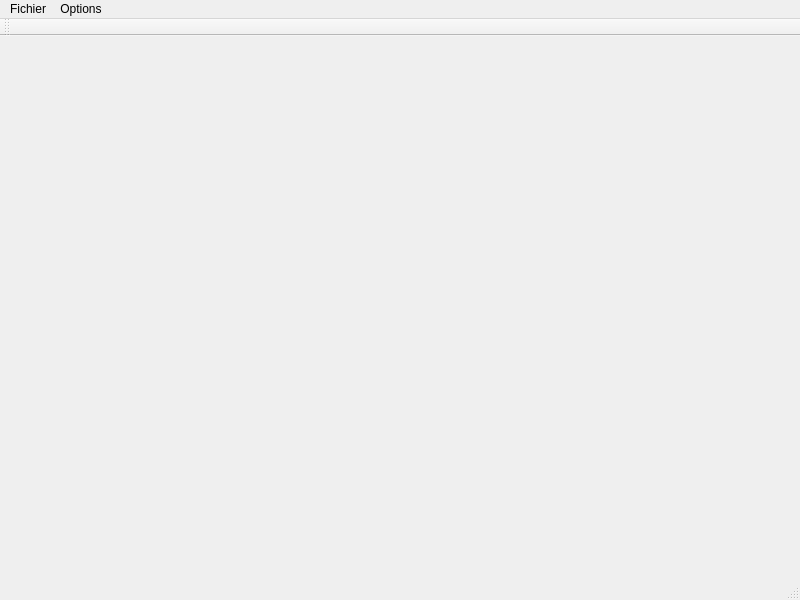
<?xml version="1.0" encoding="UTF-8"?>
<ui version="4.0">
 <class>MainWindow</class>
 <widget class="QMainWindow" name="MainWindow">
  <property name="geometry">
   <rect>
    <x>0</x>
    <y>0</y>
    <width>800</width>
    <height>600</height>
   </rect>
  </property>
  <property name="windowTitle">
   <string>MainWindow</string>
  </property>
  <widget class="QWidget" name="centralwidget"/>
  <widget class="QMenuBar" name="menubar">
   <property name="geometry">
    <rect>
     <x>0</x>
     <y>0</y>
     <width>800</width>
     <height>21</height>
    </rect>
   </property>
   <widget class="QMenu" name="menuFichier">
    <property name="title">
     <string>Fichier</string>
    </property>
    <addaction name="actionOuvrir_un_fichier"/>
    <addaction name="actionFermer_le_fichier"/>
    <addaction name="actionQuitter"/>
   </widget>
   <widget class="QMenu" name="menuOptions">
    <property name="title">
     <string>Options</string>
    </property>
    <widget class="QMenu" name="menuFond_du_goban">
     <property name="title">
      <string>Fond du goban</string>
     </property>
     <addaction name="actionClair"/>
     <addaction name="actionMoyen"/>
     <addaction name="actionFonc"/>
     <addaction name="actionUni"/>
    </widget>
    <addaction name="menuFond_du_goban"/>
   </widget>
   <addaction name="menuFichier"/>
   <addaction name="menuOptions"/>
  </widget>
  <widget class="QStatusBar" name="statusbar"/>
  <widget class="QToolBar" name="toolBar">
   <property name="windowTitle">
    <string>toolBar</string>
   </property>
   <attribute name="toolBarArea">
    <enum>TopToolBarArea</enum>
   </attribute>
   <attribute name="toolBarBreak">
    <bool>false</bool>
   </attribute>
  </widget>
  <action name="actionOuvrir_un_fichier">
   <property name="text">
    <string>Ouvrir un fichier</string>
   </property>
  </action>
  <action name="actionFermer_le_fichier">
   <property name="text">
    <string>Fermer le fichier</string>
   </property>
  </action>
  <action name="actionQuitter">
   <property name="text">
    <string>Quitter</string>
   </property>
  </action>
  <action name="actionClair">
   <property name="text">
    <string>Clair</string>
   </property>
  </action>
  <action name="actionMoyen">
   <property name="text">
    <string>Moyen</string>
   </property>
  </action>
  <action name="actionFonc">
   <property name="text">
    <string>Foncé</string>
   </property>
  </action>
  <action name="actionUni">
   <property name="text">
    <string>Uni</string>
   </property>
  </action>
 </widget>
 <resources/>
 <connections/>
</ui>
